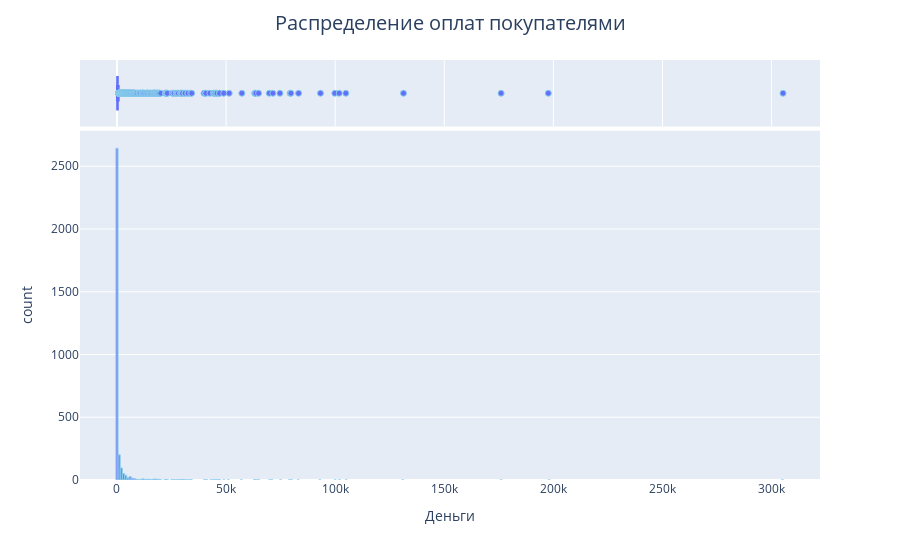

The notebook cell this image was saved under:
### Code cell
fig = px.histogram(rfm, x='Деньги', opacity=0.85, marginal='box')
fig.update_traces(marker=dict(line=dict(color='skyblue', width=1)))
fig.update_layout(title_text='Распределение оплат покупателями',
                  title_x=0.5, title_font=dict(size=20))
fig.show()

### Figure 1 — Plotly figure (JSON) as saved in the notebook; plotly's stock layout.template omitted (floating-point values rounded to 4 significant figures; data arrays with more than 128 entries replaced by an {"elided": "..."} marker saying what was removed)
{"data": [{"alignmentgroup": "True", "bingroup": "x", "hovertemplate": "Деньги=%{x}<br>count=%{y}<extra></extra>", "legendgroup": "", "marker": {"color": "#636efa", "line": {"color": "skyblue", "width": 1}, "opacity": 0.85, "pattern": {"shape": ""}}, "name": "", "offsetgroup": "", "orientation": "v", "showlegend": false, "type": "histogram", "x": {"elided": "3221 float values"}, "xaxis": "x", "yaxis": "y"}, {"alignmentgroup": "True", "hovertemplate": "Деньги=%{x}<extra></extra>", "legendgroup": "", "marker": {"color": "#636efa", "line": {"color": "skyblue", "width": 1}}, "name": "", "notched": true, "offsetgroup": "", "showlegend": false, "type": "box", "x": {"elided": "3221 float values"}, "xaxis": "x2", "yaxis": "y2"}], "layout": {"barmode": "relative", "legend": {"tracegroupgap": 0}, "margin": {"t": 60}, "title": {"font": {"size": 20}, "text": "Распределение оплат покупателями", "x": 0.5}, "xaxis": {"anchor": "y", "domain": [0, 1], "title": {"text": "Деньги"}}, "xaxis2": {"anchor": "y2", "domain": [0, 1], "matches": "x", "showgrid": true, "showticklabels": false}, "yaxis": {"anchor": "x", "domain": [0, 0.8316], "title": {"text": "count"}}, "yaxis2": {"anchor": "x2", "domain": [0.8416, 1], "matches": "y2", "showgrid": false, "showline": false, "showticklabels": false, "ticks": ""}}}
